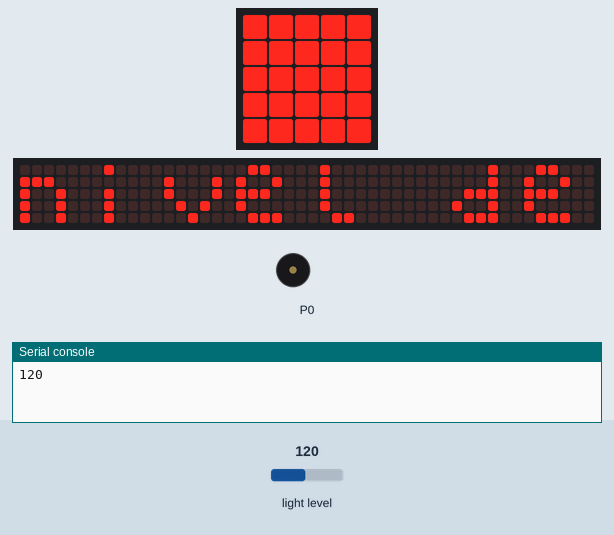
A program run on a simulated BBC micro:bit (MakeCode). Shown: the board's 5×5 LED display, a strip that is not on the board, showing the scrolling text unrolled, buzzer (waves = sounding), the last lines printed to the serial console. Inputs (shaded band) come from the test bench; at power-on: light level 120. The 48×5 strip is a reading aid, not a part: it shows the text the display is scrolling, unrolled, one strip-width of it at a time.

Above: at 0.07 s.
At 5.0 s:
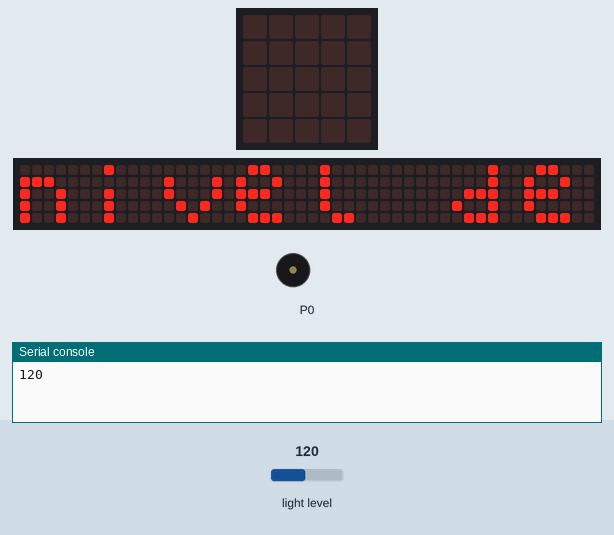
At 21.2 s:
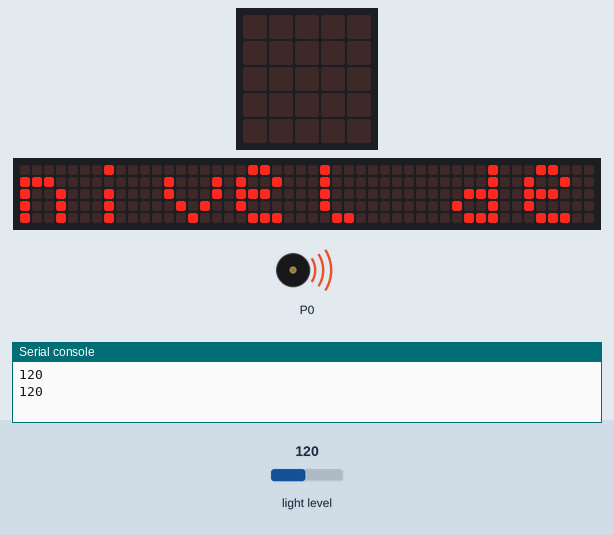
At 32.51 s:
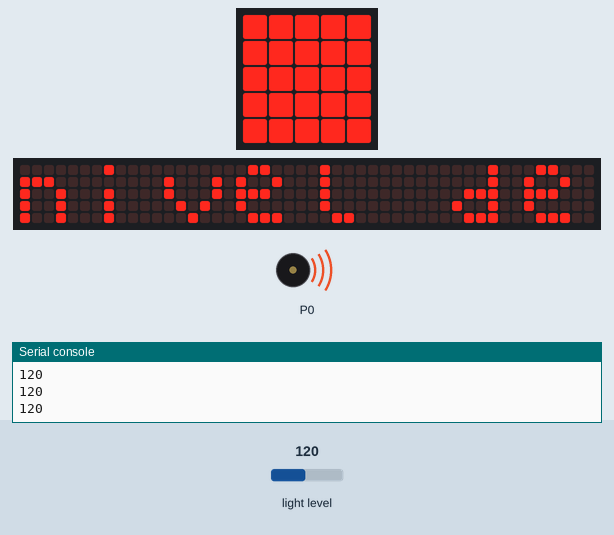
Timing chart, 0 to 40.0 s (numbered marks = the images above):
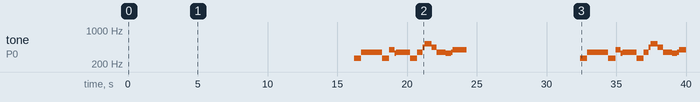

Measured:
- by itself, tone on P0: plays 262 Hz for 0.51 s, 349 Hz for 1.5 s, 262 Hz for 0.51 s, 392 Hz for 0.38 s, 330 Hz for 0.13 s, 349 Hz for 1.0 s … (30 notes in this stretch)
- what the display in image 1 shows lasts 0.6 s, from 5.0 s to 5.6 s

The program:

main.ts
```typescript
basic.forever(function () {
    led.plotBarGraph(
    input.lightLevel(),
    128
    )
    if (input.lightLevel() < 128) {
        basic.showString("nivel de luz bajo")
        music.startMelody(music.builtInMelody(Melodies.Wedding), MelodyOptions.Once)
    } else {
        basic.showString("suficiente luz")
    }
})
```

test.ts
```typescript
// aquí va el archivo "tests"; esto no se compilará cuando este paquete se utilice como una extensión.
```
